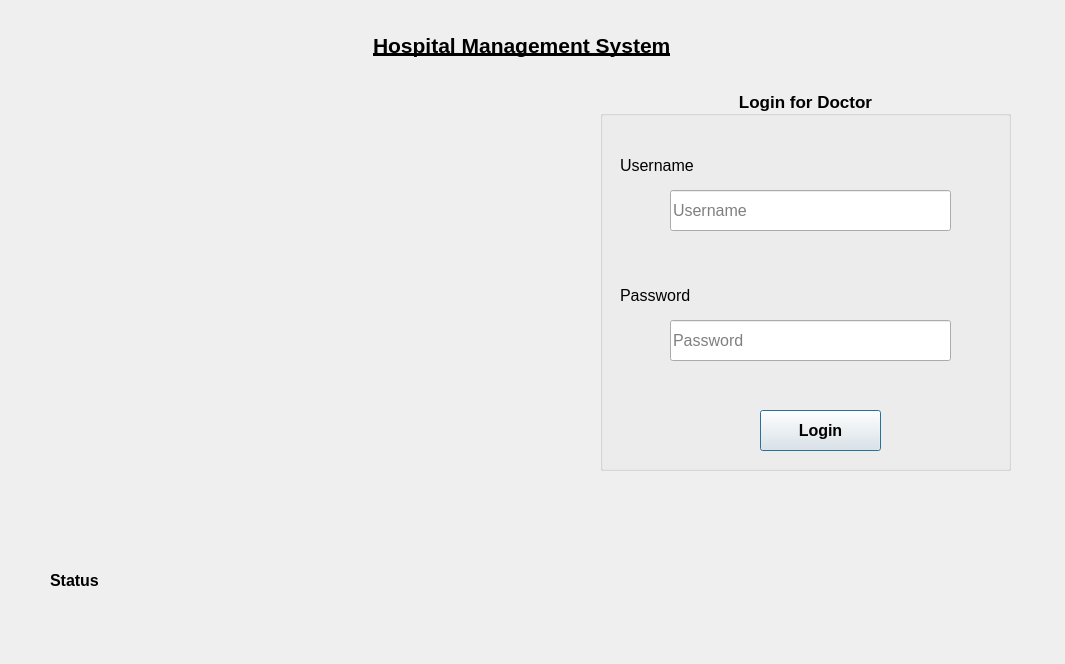
<?xml version="1.0" encoding="UTF-8"?>
<ui version="4.0">
 <class>Doctorlogin</class>
 <widget class="QDialog" name="Doctorlogin">
  <property name="geometry">
   <rect>
    <x>0</x>
    <y>0</y>
    <width>1065</width>
    <height>664</height>
   </rect>
  </property>
  <property name="windowTitle">
   <string>Dialog</string>
  </property>
  <widget class="QLabel" name="label_10">
   <property name="geometry">
    <rect>
     <x>373</x>
     <y>20</y>
     <width>401</width>
     <height>51</height>
    </rect>
   </property>
   <property name="font">
    <font>
     <pointsize>16</pointsize>
     <bold>true</bold>
     <underline>true</underline>
    </font>
   </property>
   <property name="text">
    <string>Hospital Management System</string>
   </property>
  </widget>
  <widget class="QLabel" name="label_6">
   <property name="geometry">
    <rect>
     <x>610</x>
     <y>320</y>
     <width>41</width>
     <height>41</height>
    </rect>
   </property>
   <property name="text">
    <string/>
   </property>
   <property name="pixmap">
    <pixmap resource="img.qrc">:/img/img/password.png</pixmap>
   </property>
   <property name="scaledContents">
    <bool>true</bool>
   </property>
  </widget>
  <widget class="QGroupBox" name="groupBox">
   <property name="geometry">
    <rect>
     <x>600</x>
     <y>90</y>
     <width>411</width>
     <height>381</height>
    </rect>
   </property>
   <property name="font">
    <font>
     <pointsize>13</pointsize>
     <bold>true</bold>
     <underline>false</underline>
    </font>
   </property>
   <property name="title">
    <string>Login for Doctor</string>
   </property>
   <property name="alignment">
    <set>Qt::AlignCenter</set>
   </property>
   <widget class="QPushButton" name="pushButton_4">
    <property name="geometry">
     <rect>
      <x>160</x>
      <y>320</y>
      <width>121</width>
      <height>41</height>
     </rect>
    </property>
    <property name="font">
     <font>
      <pointsize>12</pointsize>
      <bold>true</bold>
      <underline>false</underline>
     </font>
    </property>
    <property name="text">
     <string>Login</string>
    </property>
   </widget>
   <widget class="QLabel" name="label_8">
    <property name="geometry">
     <rect>
      <x>20</x>
      <y>60</y>
      <width>101</width>
      <height>31</height>
     </rect>
    </property>
    <property name="font">
     <font>
      <pointsize>12</pointsize>
      <bold>false</bold>
      <underline>false</underline>
     </font>
    </property>
    <property name="text">
     <string>Username</string>
    </property>
   </widget>
   <widget class="QLabel" name="label_9">
    <property name="geometry">
     <rect>
      <x>20</x>
      <y>190</y>
      <width>81</width>
      <height>31</height>
     </rect>
    </property>
    <property name="font">
     <font>
      <pointsize>12</pointsize>
      <bold>false</bold>
      <underline>false</underline>
     </font>
    </property>
    <property name="text">
     <string>Password</string>
    </property>
   </widget>
   <widget class="QLineEdit" name="lineEdit_username_3">
    <property name="geometry">
     <rect>
      <x>70</x>
      <y>100</y>
      <width>281</width>
      <height>41</height>
     </rect>
    </property>
    <property name="font">
     <font>
      <pointsize>12</pointsize>
      <bold>false</bold>
      <underline>false</underline>
     </font>
    </property>
    <property name="placeholderText">
     <string>Username</string>
    </property>
    <property name="clearButtonEnabled">
     <bool>true</bool>
    </property>
   </widget>
   <widget class="QLineEdit" name="lineEdit_password_3">
    <property name="geometry">
     <rect>
      <x>70</x>
      <y>230</y>
      <width>281</width>
      <height>41</height>
     </rect>
    </property>
    <property name="font">
     <font>
      <pointsize>12</pointsize>
      <bold>false</bold>
      <underline>false</underline>
     </font>
    </property>
    <property name="echoMode">
     <enum>QLineEdit::Password</enum>
    </property>
    <property name="placeholderText">
     <string>Password</string>
    </property>
    <property name="clearButtonEnabled">
     <bool>true</bool>
    </property>
   </widget>
  </widget>
  <widget class="QLabel" name="label_pic">
   <property name="geometry">
    <rect>
     <x>110</x>
     <y>100</y>
     <width>501</width>
     <height>391</height>
    </rect>
   </property>
   <property name="text">
    <string/>
   </property>
   <property name="pixmap">
    <pixmap resource="img.qrc">:/img/Downloads/log.png</pixmap>
   </property>
  </widget>
  <widget class="QLabel" name="label">
   <property name="geometry">
    <rect>
     <x>50</x>
     <y>550</y>
     <width>411</width>
     <height>61</height>
    </rect>
   </property>
   <property name="font">
    <font>
     <pointsize>12</pointsize>
     <bold>true</bold>
    </font>
   </property>
   <property name="text">
    <string>Status</string>
   </property>
  </widget>
  <widget class="QLabel" name="label_5">
   <property name="geometry">
    <rect>
     <x>610</x>
     <y>190</y>
     <width>41</width>
     <height>41</height>
    </rect>
   </property>
   <property name="text">
    <string/>
   </property>
   <property name="pixmap">
    <pixmap resource="img.qrc">:/img/img/login.jfif</pixmap>
   </property>
   <property name="scaledContents">
    <bool>true</bool>
   </property>
  </widget>
 </widget>
 <resources>
  <include location="img.qrc"/>
 </resources>
 <connections/>
</ui>
